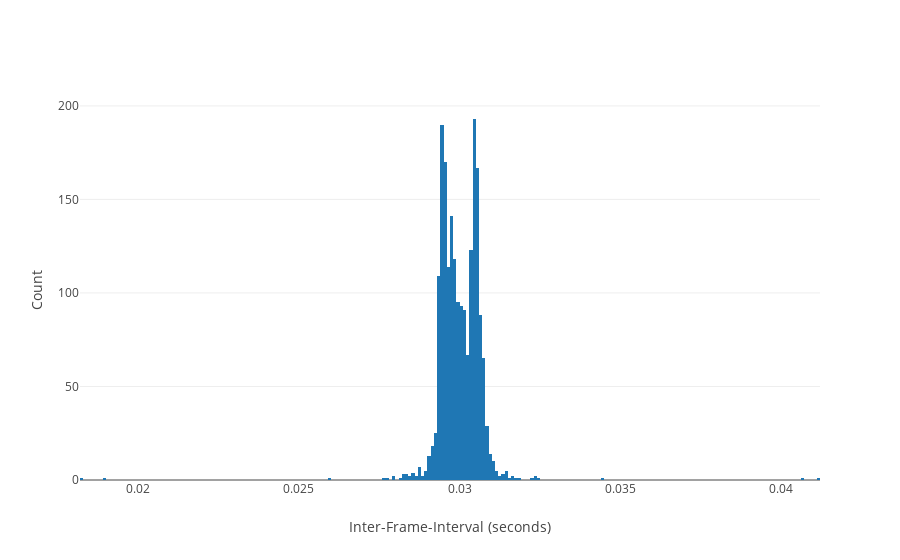

Notebook code for this chart:
### Code cell
histData = go.Histogram(x=myFrameDiff)

fig = {
    'data': [histData],
    'layout': {
        'xaxis': {'title': 'Inter-Frame-Interval (seconds)'},
        'yaxis': {'title': "Count", 'type': "linear"}
    }
}

iplot(fig, filename='pandas/multiple-scatter')

### Figure 1 — Plotly figure (JSON) as saved in the notebook; plotly's stock layout.template omitted (floating-point values rounded to 4 significant figures; data arrays with more than 128 entries replaced by an {"elided": "..."} marker saying what was removed)
{"data": [{"type": "histogram", "x": {"elided": "1996 float values"}}], "layout": {"xaxis": {"title": "Inter-Frame-Interval (seconds)"}, "yaxis": {"title": "Count", "type": "linear"}}}
